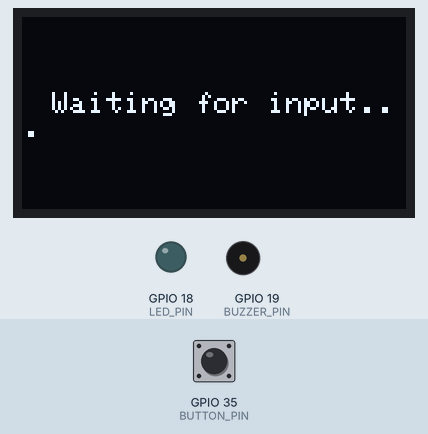
Recording of a program running on a simulated ESP32. On the bench: 128×64 one-colour display, output pins drawn as LEDs (lit = HIGH), buzzer (waves = sounding). Dashed ring = blinking. The test bench sets the inputs (shaded band); at power-on: GPIO 35 (BUTTON_PIN) HIGH.

Above: at 1.2 s.
1.3 s: GPIO 35 (BUTTON_PIN) pulled LOW for 0.15 s
At 1.8 s:
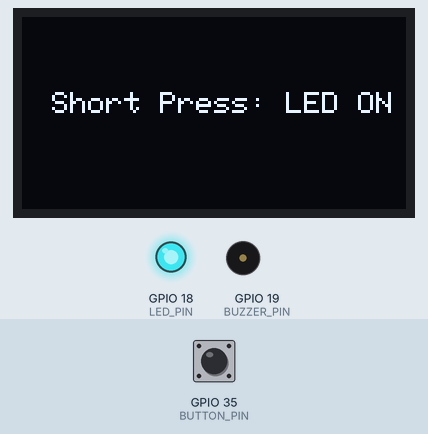
2.9 s: GPIO 35 (BUTTON_PIN) pulled LOW for 1 s
At 4.2 s:
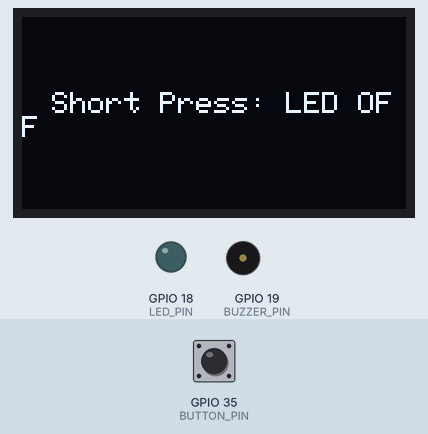
5.4 s: GPIO 35 (BUTTON_PIN) pulled LOW for 0.15 s
At 6.5 s:
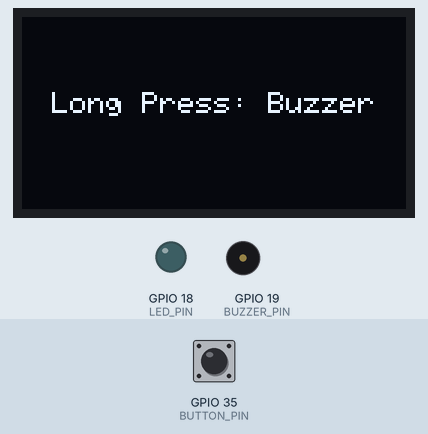
7.4 s: GPIO 35 (BUTTON_PIN) pulsed LOW 5 times (0.12 s each, 0.3 s apart)
At 7.82 s:
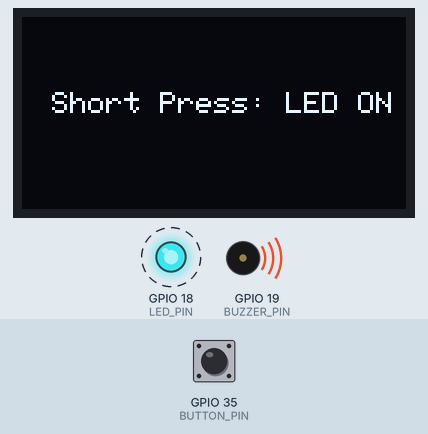
10.4 s: GPIO 35 (BUTTON_PIN) pulled LOW for 3.2 s
At 10.8 s:
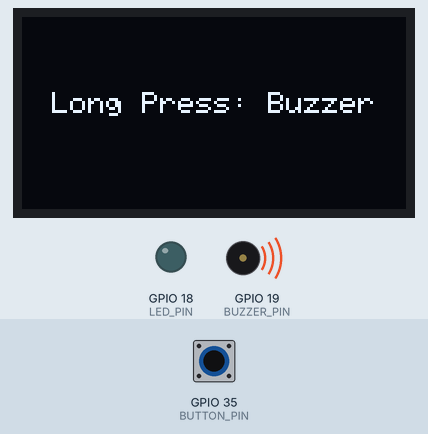
Timing chart, 0 to 13.4 s (numbered marks = the images above; inputs shaded):
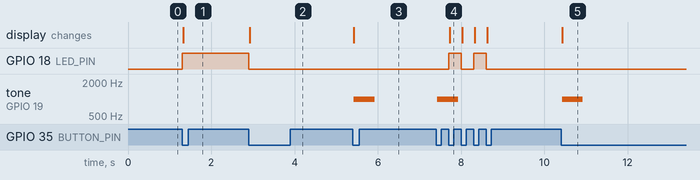

Measured:
- after the input at 1.3 s, GPIO 18 (LED_PIN): LOW → HIGH at once; the display: changes at once (image 1)
- after the input at 2.9 s, GPIO 18 (LED_PIN): HIGH → LOW at once; the display: changes at once (image 2)
- after the input at 5.4 s, tone on GPIO 19 (BUZZER_PIN): silent → 1000 Hz at once, → silent 0.50 s later; the display: first differs from a run without the input at once (image 3)
- after the input at 7.4 s, GPIO 18 (LED_PIN): alternates HIGH for 0.30 s and LOW for 0.30 s, 4 changes in all, then stays LOW, starting after 0.30 s; tone on GPIO 19 (BUZZER_PIN): silent → 1000 Hz at once, → silent 0.50 s later; the display: changes after 0.33 s (image 4)
- after the input at 10.4 s, tone on GPIO 19 (BUZZER_PIN): silent → 1000 Hz at once, → silent 0.50 s later; the display: first differs from a run without the input at once (image 5)

The program:

main.cpp
```cpp
/*
  --- Task B: Button Press Detection ---
  Name: Ibtisam Butt
  Reg. No: 23-NTU-CS-1269
  Description: Short press toggles LED, long press triggers buzzer
*/

#include <Arduino.h>
#include <Wire.h>
#include <Adafruit_GFX.h>
#include <Adafruit_SSD1306.h>

#define SCREEN_WIDTH 128
#define SCREEN_HEIGHT 64
Adafruit_SSD1306 display(SCREEN_WIDTH, SCREEN_HEIGHT, &Wire, -1);

// --- Pin Configuration ---
#define LED_PIN 18
#define BUTTON_PIN 35
#define BUZZER_PIN 19  // connect buzzer here

unsigned long buttonPressTime = 0;
bool buttonHeld = false;
bool ledState = false;

// --- Helper Function to show text on OLED ---
void showEvent(String text) {
  display.clearDisplay();
  display.setTextSize(1);
  display.setTextColor(SSD1306_WHITE);
  display.setCursor(10, 25);
  display.println(text);
  display.display();
}

// --- Setup ---
void setup() {
  pinMode(LED_PIN, OUTPUT);
  pinMode(BUTTON_PIN, INPUT);
  pinMode(BUZZER_PIN, OUTPUT);

  if (!display.begin(SSD1306_SWITCHCAPVCC, 0x3C)) {
    for (;;); // halt if OLED not found
  }

  display.clearDisplay();
  showEvent("Waiting for input...");
}

// --- Main Loop ---
void loop() {
  int buttonState = digitalRead(BUTTON_PIN);

  if (buttonState == HIGH && !buttonHeld) {
    // Button just pressed
    buttonPressTime = millis();
    buttonHeld = true;
  }

  if (buttonState == LOW && buttonHeld) {
    // Button released
    unsigned long pressDuration = millis() - buttonPressTime;
    buttonHeld = false;

    if (pressDuration < 1500) {
      // Short press → toggle LED
      ledState = !ledState;
      digitalWrite(LED_PIN, ledState ? HIGH : LOW);
      showEvent("Short Press: LED " + String(ledState ? "ON" : "OFF"));
    } else {
      // Long press → buzzer tone
      showEvent("Long Press: Buzzer");
      tone(BUZZER_PIN, 1000, 500); // 1 kHz tone for 0.5s
    }
  }
}
```
